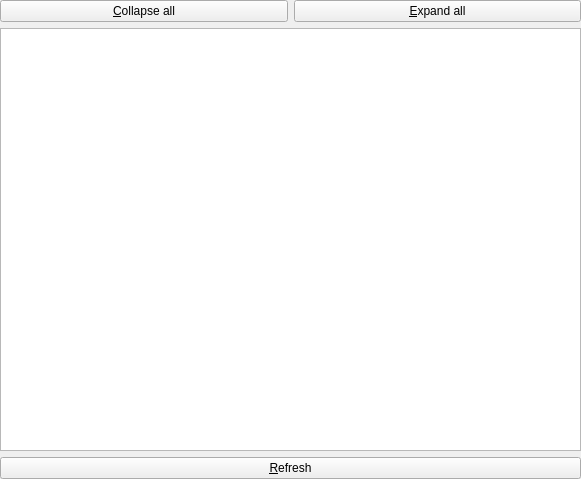
<?xml version="1.0" encoding="UTF-8"?>
<ui version="4.0">
 <class>_node_selector_pane</class>
 <widget class="NodeSelectorWidget" name="_node_selector_pane">
  <property name="geometry">
   <rect>
    <x>0</x>
    <y>0</y>
    <width>581</width>
    <height>479</height>
   </rect>
  </property>
  <layout class="QVBoxLayout" name="verticalLayout">
   <property name="margin">
    <number>0</number>
   </property>
   <item>
    <layout class="QHBoxLayout" name="horizontalLayout">
     <item>
      <widget class="QPushButton" name="_collapse_button">
       <property name="sizePolicy">
        <sizepolicy hsizetype="MinimumExpanding" vsizetype="Fixed">
         <horstretch>0</horstretch>
         <verstretch>0</verstretch>
        </sizepolicy>
       </property>
       <property name="minimumSize">
        <size>
         <width>75</width>
         <height>0</height>
        </size>
       </property>
       <property name="text">
        <string>&amp;Collapse all</string>
       </property>
      </widget>
     </item>
     <item>
      <widget class="QPushButton" name="_expand_button">
       <property name="sizePolicy">
        <sizepolicy hsizetype="MinimumExpanding" vsizetype="Fixed">
         <horstretch>0</horstretch>
         <verstretch>0</verstretch>
        </sizepolicy>
       </property>
       <property name="minimumSize">
        <size>
         <width>75</width>
         <height>0</height>
        </size>
       </property>
       <property name="font">
        <font>
         <weight>50</weight>
         <bold>false</bold>
        </font>
       </property>
       <property name="text">
        <string>&amp;Expand all</string>
       </property>
       <property name="checkable">
        <bool>false</bool>
       </property>
       <property name="autoDefault">
        <bool>false</bool>
       </property>
       <property name="default">
        <bool>false</bool>
       </property>
       <property name="flat">
        <bool>false</bool>
       </property>
      </widget>
     </item>
    </layout>
   </item>
   <item>
    <widget class="QTreeView" name="_node_selector_view">
     <property name="sizePolicy">
      <sizepolicy hsizetype="Expanding" vsizetype="Expanding">
       <horstretch>0</horstretch>
       <verstretch>0</verstretch>
      </sizepolicy>
     </property>
     <property name="selectionMode">
      <enum>QAbstractItemView::MultiSelection</enum>
     </property>
     <property name="animated">
      <bool>true</bool>
     </property>
     <property name="headerHidden">
      <bool>true</bool>
     </property>
     <attribute name="headerStretchLastSection">
      <bool>false</bool>
     </attribute>
    </widget>
   </item>
     <item>
      <widget class="QPushButton" name="_refresh_button">
       <property name="sizePolicy">
        <sizepolicy hsizetype="MinimumExpanding" vsizetype="Fixed">
         <horstretch>0</horstretch>
         <verstretch>0</verstretch>
        </sizepolicy>
       </property>
       <property name="minimumSize">
        <size>
         <width>75</width>
         <height>0</height>
        </size>
       </property>
       <property name="font">
        <font>
         <weight>50</weight>
         <bold>false</bold>
        </font>
       </property>
       <property name="text">
        <string>&amp;Refresh</string>
       </property>
       <property name="checkable">
        <bool>false</bool>
       </property>
       <property name="autoDefault">
        <bool>false</bool>
       </property>
       <property name="default">
        <bool>false</bool>
       </property>
       <property name="flat">
        <bool>false</bool>
       </property>
      </widget>
     </item>
  </layout>
 </widget>
 <customwidgets>
  <customwidget>
   <class>NodeSelectorWidget</class>
   <extends>QWidget</extends>
   <header>rqt_reconfigure.node_selector_widget</header>
   <container>1</container>
  </customwidget>
 </customwidgets>
 <resources/>
 <connections/>
</ui>
